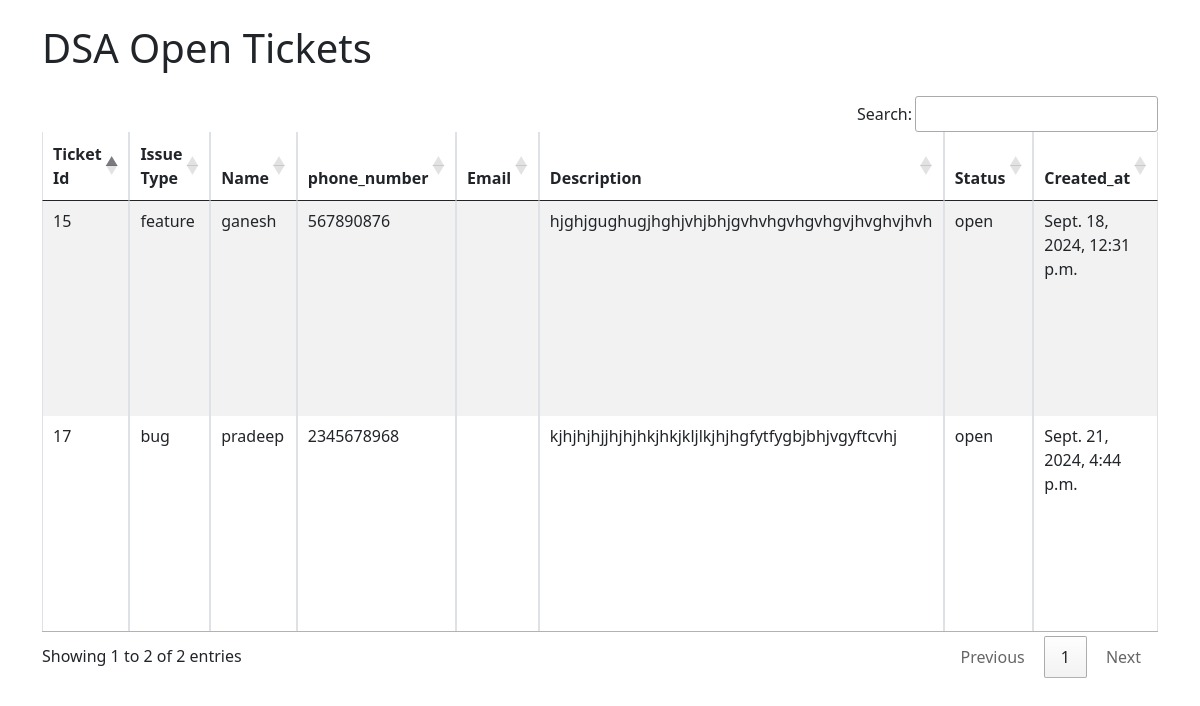
The app's page /DSA_open_tickets_view/ with its own data.
### hyd/models.py (models this page shows, shortened)
class DSATicket(models.Model):
    ISSUE_TYPE_CHOICES = [
        ('Technical', 'Technical'),
        ('Billing', 'Billing'),
        ('General', 'General'),
        ('Personal', 'Personal'),
        ('Others', 'Others'),
    ]
    TICKET_STATUS_CHOICES = [
        ('New', 'New'),
        ('Open', 'Open'),
        ('In Progress', 'In Progress'),
        ('Resolved', 'Resolved'),
    ]
    ticket_id = models.AutoField(primary_key=True)
    issue_type = models.CharField(max_length=20, choices=ISSUE_TYPE_CHOICES)
    description = models.TextField()
    status = models.CharField(max_length=20, default='New', choices=TICKET_STATUS_CHOICES)
    created_at = models.DateTimeField(auto_now_add=True)
    updated_at = models.DateTimeField(auto_now=True)
    name = models.CharField(max_length=25, validators=[validate_only_letters])
    phone_number = models.CharField(max_length=15, validators=[validate_mobile_number])
    email = models.EmailField(max_length=254, unique=True, validators=[validate_email])

### hyd/views.py (the view)
# urls.py: path('DSA_open_tickets_view/',views.DSA_open_tickets_view,name='DSA_open_tickets_view'),
def DSA_open_tickets_view(request):
    DSA_open_tickets = DSATicket.objects.filter(status='open')
    return render(request, 'DSA/DSA_open_tickets.html', {'DSA_open_tickets': DSA_open_tickets})

### hyd/templates/DSA/DSA_open_tickets.html (shortened to what this page needs)
<!DOCTYPE html>
<html lang="en">
<head>
    <link href="https://cdn.jsdelivr.net/npm/bootstrap@5.0.2/dist/css/bootstrap.min.css" rel="stylesheet">
     <link rel="stylesheet" href="https://cdn.datatables.net/1.13.6/css/jquery.dataTables.min.css">
     <link rel="stylesheet" href="https://cdn.datatables.net/buttons/2.3.6/css/buttons.dataTables.min.css">
     <link rel="stylesheet" href="https://cdn.datatables.net/responsive/2.4.1/css/responsive.dataTables.min.css">
</head>
<body>
    <div class="container">
        <h1 class="my-4">DSA Open Tickets</h1>
        <table id="openticket" class="table table-bordered table-striped">
        <thead>
            <tr>
                <th><b>Ticket Id</b></th>
                <th><b>Issue Type</b></th>
                <th><b>Name</b></th>
                <th><b>phone_number</b></th>
                <th><b>Email</b></th>
                <th><b>Description</b></th>
                <th><b>Status</b></th>
                <th><b>Created_at</b></th>
            </tr>
        </thead>
        <tbody>
            {% for x in DSA_open_tickets %}
            <tr>
                <td>{{ x.ticket_id }}</td>
                <td>{{ x.issue_type }}</td>
                <td>{{ x.name }}</td>
                <td>{{ x.phone_number}}</td>
                <td>{{ x.email }}</td>
                <td>{{ x.description }} </td>
                <td>{{ x.status }}</td>
                <td>{{ x.created_at }}</td>
            </tr>
            {% endfor %}
        </tbody>
    </table>
</body>
</html>

### hyd/templates/DSA/DSA_open_tickets.html (style rules this page uses)
table th { width: 700px; }
table { height: 500px; }

### records on screen
DSATicket: ticket_id "15", issue_type "feature", name "ganesh", phone_number "567890876", description "hjghjgughugjhghjvhjbhjgvhvhgvhgvhgvjhvghvjhvh", status "open", created_at "Sept. 18, 2024, 12:31 p.m."
DSATicket: ticket_id "17", issue_type "bug", name "pradeep", phone_number "2345678968", description "kjhjhjhjjhjhjhkjhkjkljlkjhjhgfytfygbjbhjvgyftcvhj", status "open", created_at "Sept. 21, 2024, 4:44 p.m."
